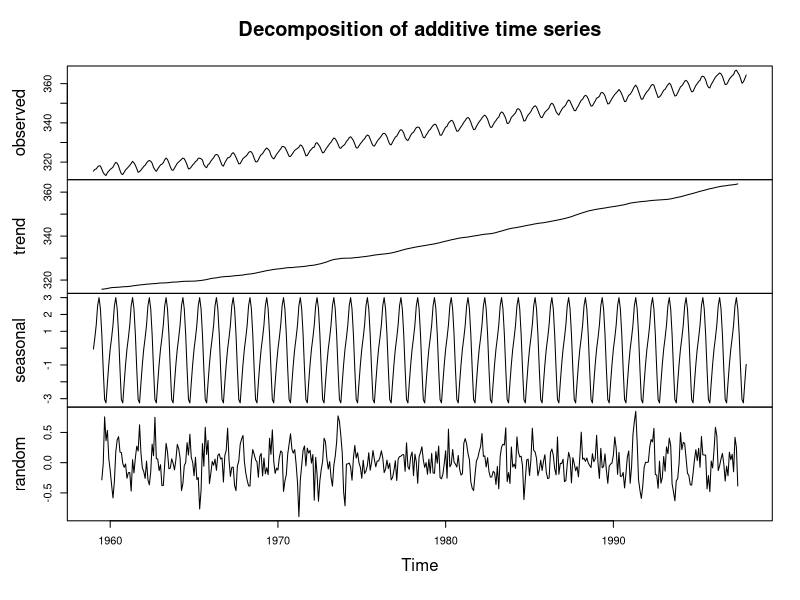

Reproduce this figure in R.
m <- decompose(co2)

# dev.copy(jpeg, file.path(dirname(rstudioapi::getActiveDocumentContext()$path),
#                          "time_series_decomposition.jpg"), quality = 100)

png("time_series_decomposition.png", width = 960, height = 960, pointsize = 24)
plot(m)
dev.off()
